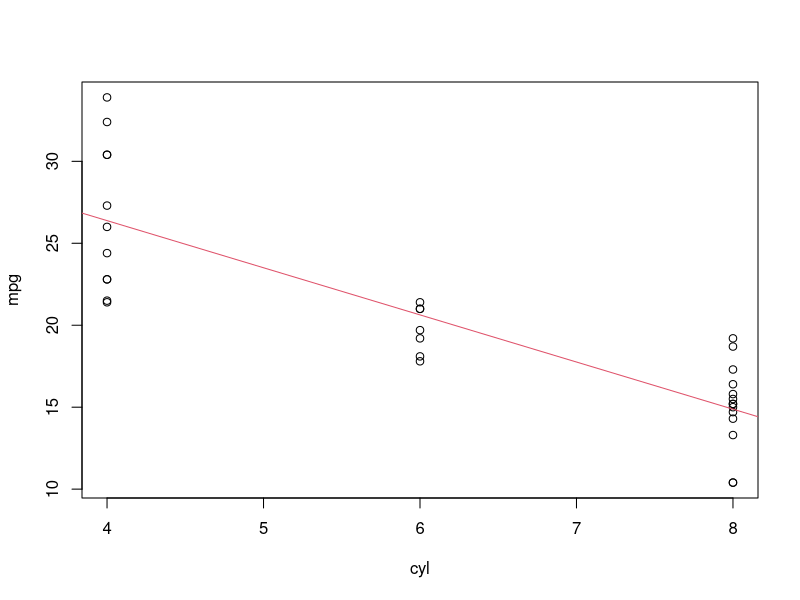

Write the R code that produced this figure.
## ---- chunk 1
head(mtcars)
## ---- chunk 2
formula<- lm(mpg ~ cyl, data = mtcars)
p<- plot(as.integer(mtcars$cyl), mtcars$mpg, xlab = "cyl", ylab = "mpg")
abline(formula, col=2)

